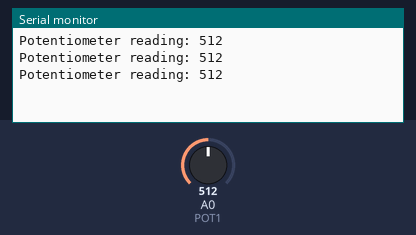
A sketch run on a simulated Arduino Uno, built with avr-gcc and run on an emulated ATmega328P. Shown: the last lines printed to the serial monitor. Inputs (shaded band) come from the test bench; at power-on: A0 (POT1) = 512.

Above: at 1.3 s.
1.4 s: A0 (POT1) set to 716
At 1.9 s:
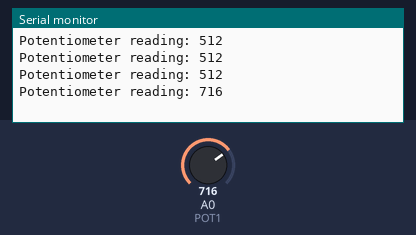
2.9 s: A0 (POT1) set to 900
At 3.4 s:
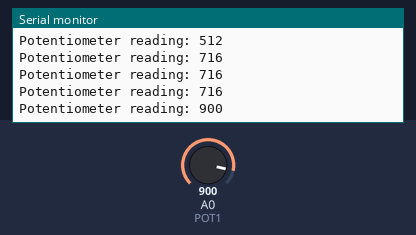
Timing chart, 0 to 5.9 s (numbered marks = the images above; inputs shaded):
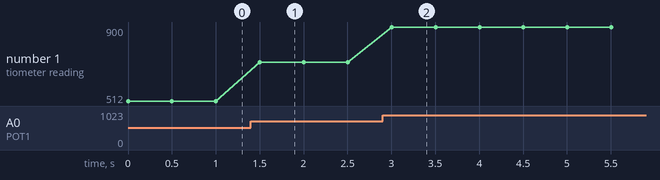

Measured:
- after the input at 1.4 s, the serial monitor: prints a new line after 0.10 s (image 1)
- after the input at 2.9 s, the serial monitor: prints a new line after 0.10 s (image 2)
- plotted number 1: 512 → 716 after the input at 1.4 s, 716 → 900 after the input at 2.9 s

The sketch:

potentionmeter_read.ino
```cpp
#define POT1 A0

void setup(){
  Serial.begin(9600);
}

void loop(){
  Serial.print("Potentiometer reading: ");
  Serial.println(analogRead(POT1));
  /* Wait 0.5 seconds before reading again */
  delay(500);
}
```
